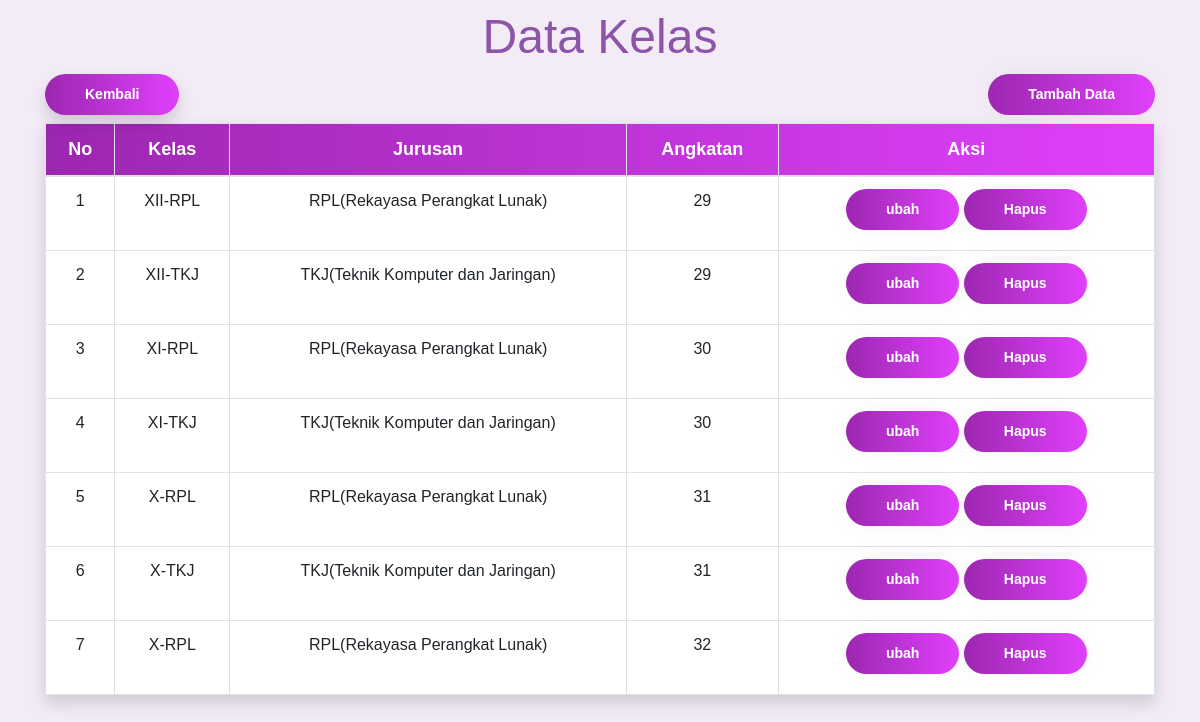
Screenshot of /data_kelas.php (signed in) with the database file from the repository.
### tables this page shows
CREATE TABLE `kelas` (
  `id_kelas` int(11) NOT NULL,
  `nama_kelas` varchar(10) NOT NULL,
  `jurusan` varchar(255) NOT NULL,
  `angkatan` int(2) NOT NULL
);

### data_kelas.php (the view, shortened to what this page needs)
<!DOCTYPE html>
<html lang="en">
<head>
  <link rel="stylesheet" href="https://maxcdn.bootstrapcdn.com/bootstrap/4.4.1/css/bootstrap.min.css">
  <link rel="stylesheet" href="https://cdnjs.cloudflare.com/ajax/libs/font-awesome/4.7.0/css/font-awesome.min.css">
  <link rel="stylesheet" type="text/css" href="css/table-data.css">
</head>
<body>
	<h2 class="text-center mt-2">Data Kelas</h2>
	<div class="container">
		<div class="clearfixs">
			<div class="float-right">
				<a href="tambah-Kelas.php" id="tambah" class="btn btn-primary ">Tambah Data</a>
			</div>
			<div class="float-left">
				<a href="dashboard_admin.php" id="tambah" class="btn btn-primary shadow">Kembali</a>
			</div>
		</div>
		<div class="text-center mt-2">
			<table class="table table-bordered shadow" border="1">
				<thead id="thead">
					<tr>
					<th>No</th>
					<th>Kelas</th>
					<th>Jurusan</th>
					<th>Angkatan</th>
					<th>Aksi</th>
					</tr>
				</thead>
				<tbody id="tbody">
				<?php
				include 'koneksi.php';
					$tampil_kelas=mysqli_query($sambung,"select * from kelas ");
					$no=0;
				while($data_kelas=mysqli_fetch_array($tampil_kelas)){
				$no++?>
					<tr>
						<td><?=$no?></td>
						<td><?=$data_kelas['nama_kelas']?></td>
						<td><?=$data_kelas['jurusan']?></td>
						<td><?=$data_kelas['angkatan']?></td>
						<td>
							<a href="ubah-kelas.php?id_kelas=<?=$data_kelas['id_kelas']?>"  type="button" class="btn btn-primary">ubah</a>
							<a href="delete-kelas.php?id_kelas=<?=$data_kelas['id_kelas']?>" onclick="return confirm('Ingin menghapus data ini?')"><input type="button" class="btn btn-primary" value="Hapus"></a>
						</td>
					</tr>
					<?php
				}
			?>
				</tbody>
			</table>
		</div>
	</div>
</body>
</html>

### css/table-data.css (style rules this page uses)
body { background-color: #F3EBF6; font-family: 'Ubuntu', sans-serif; color: #8C55AA; }
h2 { font-size: 48px; }
.btn { cursor: pointer; border-radius: 5em; color: #fff; background: linear-gradient(to right, #9C27B0, #E040FB); border: 0; padding-left: 40px; padding-right: 40px; padding-bottom: 10px; padding-top: 10px; margin-bottom: 8px; font-family: 'Ubuntu', sans-serif; font-size: 14px; font-weight: 700; box-shadow: 0 0 20px 1px rgba(0, 0, 0, 0.04); }
#thead { text-decoration: none; font-family: 'Ubuntu', sans-serif; font-size: 18px; padding-left: 30px; padding-right: 30px; padding-top: 10px; padding-bottom: 10px; margin-top: 10px; font-weight: 700; background: linear-gradient(to right, #9C27B0, #E040FB); border: 0px; border-radius: 20px; color: #fff; }
#tbody { background-color: #fff; }

### rows the page displays
kelas: nama_kelas "XII-RPL", jurusan "RPL(Rekayasa Perangkat Lunak)", angkatan "29"
kelas: nama_kelas "XII-TKJ", jurusan "TKJ(Teknik Komputer dan Jaringan)", angkatan "29"
kelas: nama_kelas "XI-RPL", jurusan "RPL(Rekayasa Perangkat Lunak)", angkatan "30"
kelas: nama_kelas "XI-TKJ", jurusan "TKJ(Teknik Komputer dan Jaringan)", angkatan "30"
kelas: nama_kelas "X-RPL", jurusan "RPL(Rekayasa Perangkat Lunak)", angkatan "31"
kelas: nama_kelas "X-TKJ", jurusan "TKJ(Teknik Komputer dan Jaringan)", angkatan "31"
kelas: nama_kelas "X-RPL", jurusan "RPL(Rekayasa Perangkat Lunak)", angkatan "32"
